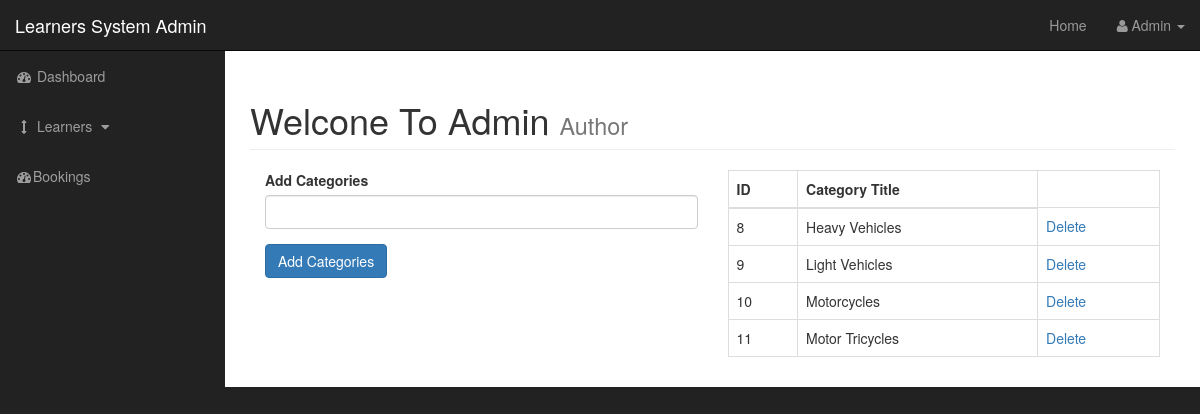
/Learners/categories.php (signed in), run on the app's committed database.
### tables this page shows
CREATE TABLE `categories` (
  `cat_id` int(3) NOT NULL,
  `cat_title` varchar(255) NOT NULL
);

### Learners/categories.php (the view, shortened to what this page needs)
<?php include"includes/admin_header.php"; ?>
    <div id="wrapper">
        <?php include"includes/admin_navigation.php"; ?>
        <div id="page-wrapper">
            <div class="container-fluid">
                <div class="row">
                    <div class="col-lg-12">
                        <h1 class="page-header">
                            Welcone To Admin
                            <small>Author</small>
                        </h1>
                        <div class="col-xs-6">
                            <form action="" method="post">
                                <div class="form-group">
                                    <label for="cat_tite">Add Categories</label>
                                    <input class="form-control" type="text" name="cat_title">
                                </div>
                                <div class="form-group">
                                    <input class="btn btn-primary" type="submit" name="submit" value="Add Categories">
                                </div>
                            </form>
                        </div>
                        <div class="col-xs-6">
                            <?php
                            $query = "SELECT *  FROM  categories";
                            $select_categories = mysqli_query($connection,$query);
                            ?>
                            <table class="table table-bordered table-hover">
                                <thead>
                                    <tr>
                                        <th>ID</th>
                                        <th>Category Title</th>
                                    </tr>
                                </thead>
                                <tbody>
                                    <?php
                                        while($row = mysqli_fetch_assoc($select_categories)) {
                                        $cat_id = $row['cat_id'];
                                        $cat_title = $row['cat_title'];
                                        echo "<tr>";
                                        echo "<td> {$cat_id} </td>";
                                        echo "<td> {$cat_title} </td>";
                                        echo "<td><a href='categories.php?delete=$cat_id'>Delete</a></td>";
                                        echo "</tr>";
                                    }
                                    ?>
                                </tbody>
                            </table>
                        </div>
                    </div>
                </div>
            </div>
        </div>
<?php include"includes/admin_footer.php"; ?>

### Learners/css/sb-admin.css (style rules this page uses)
body { margin-top: 100px; background-color: #222; }
@media (min-width:768px) { body { margin-top: 50px; } }
#wrapper { padding-left: 0; }
#page-wrapper { width: 100%; padding: 0; background-color: #fff; }
@media (min-width:768px) { #wrapper { padding-left: 225px; } }
@media (min-width:768px) { #page-wrapper { padding: 10px; } }

### data on the page
categories: cat_id "8", cat_title "Heavy Vehicles"
categories: cat_id "9", cat_title "Light Vehicles"
categories: cat_id "10", cat_title "Motorcycles"
categories: cat_id "11", cat_title "Motor Tricycles"

### other printed values
$_SESSION['s_username'] "Admin"
